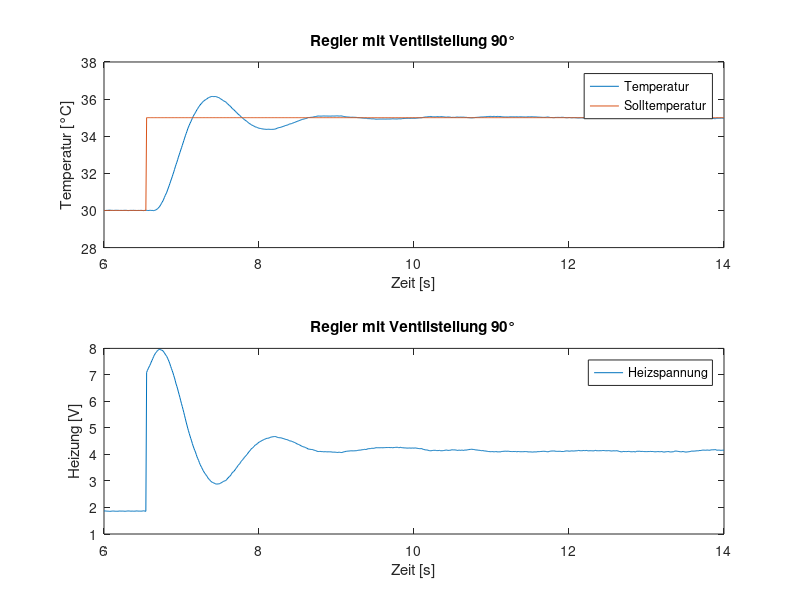
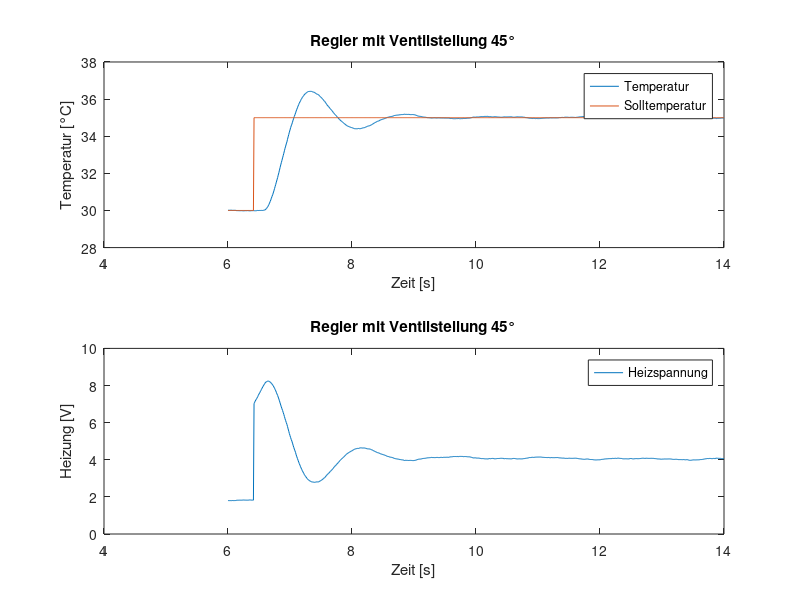

Write the MATLAB code that produced these figures, in order.
% load the measurements
data_full = load('pi_siso_full.mat');
data_half = load('pi_siso_half.mat');

% plot a relevant segment of the 'full' measurement
figure(1)
subplot(2,1,1);
plot( ...
    data_full.Zeit(600:1400), ...
    data_full.Temperatur(600:1400), ...
    data_full.Zeit(600:1400), ...
    data_full.Solltemperatur(600:1400));
xlabel('Zeit [s]');
ylabel('Temperatur [°C]');
title('Regler mit Ventilstellung 90°');
legend('Temperatur', 'Solltemperatur');
subplot(2,1,2);
plot( ...
    data_full.Zeit(600:1400), ...
    data_full.Heizung(600:1400));
xlabel('Zeit [s]');
ylabel('Heizung [V]');
title('Regler mit Ventilstellung 90°');
legend('Heizspannung');

print '-dpdf' 'pi_siso_full_plot.pdf';

% plot a relevant segment of the 'half' measurement
figure(2)
subplot(2,1,1);
plot( ...
    data_half.Zeit(600:1400), ...
    data_half.Temperatur(600:1400), ...
    data_half.Zeit(600:1400), ...
    data_half.Solltemperatur(600:1400));
xlabel('Zeit [s]');
ylabel('Temperatur [°C]');
title('Regler mit Ventilstellung 45°');
legend('Temperatur', 'Solltemperatur');
subplot(2,1,2);
plot( ...
    data_half.Zeit(600:1400), ...
    data_half.Heizung(600:1400));
xlabel('Zeit [s]');
ylabel('Heizung [V]');
title('Regler mit Ventilstellung 45°');
legend('Heizspannung');

print '-dpdf' 'pi_siso_half_plot.pdf';

